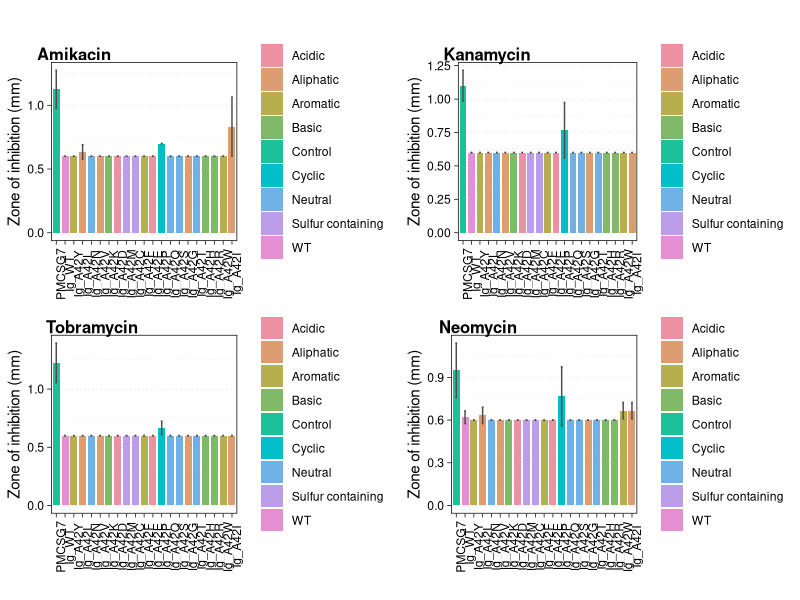
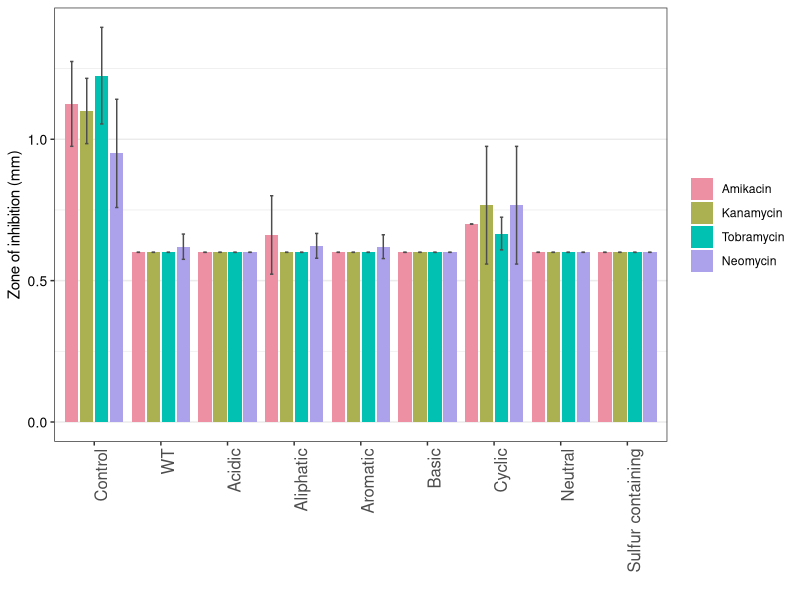
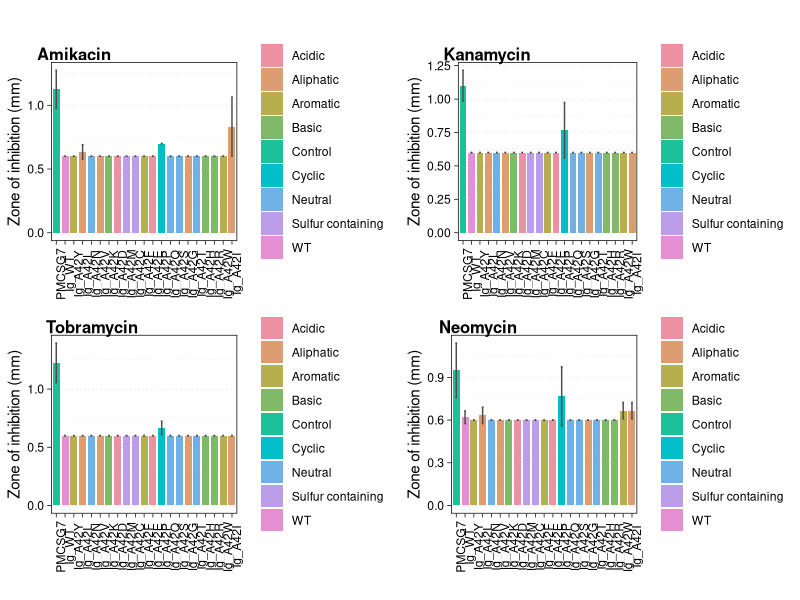
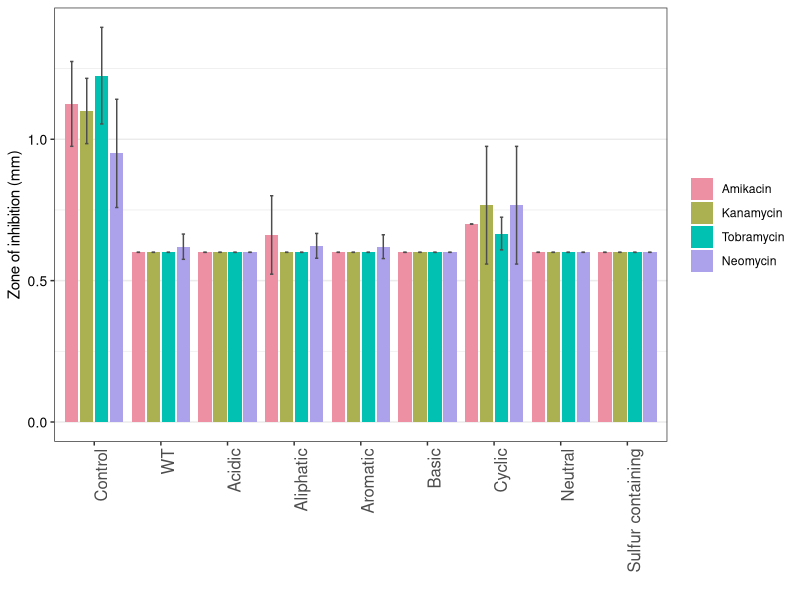

Reproduce these figures in R, in order.
library(reshape2)
library(ggplot2)
library(cowplot)
library(colorspace)

#Read 1.3ug data file
a42<-read.csv("Data/A42_mutants1.3.csv", stringsAsFactors = F)
a42$Mutants<-gsub(" .*","",a42$Mutants)
a42[1, 3:4]<-"Control"
a42[5, 3:4]<-"WT"
#extract the AA and Property info
a42_2<-a42[,2:4]

while(length(ind <- which(a42$Mutated.Amino.Acid == "")) > 0){
    a42$Mutated.Amino.Acid[ind] <- a42$Mutated.Amino.Acid[ind -1]
}
while(length(ind <- which(a42$Properties.of.Amino.Acid == "")) > 0){
    a42$Properties.of.Amino.Acid[ind] <- a42$Properties.of.Amino.Acid[ind -1]
}

#extract the AA and Property info
df<-a42_2[which(a42_2$Mutated.Amino.Acid!=''),]
#rename the column 
colnames(df)[2:3]<-c("AA","Property")



# calculate the mean and sd for each antibiotics
antibio<-colnames(a42)[5:8] 
sum<-list()
for (i in 1:length(antibio)){
    df1<-aggregate(a42[,antibio[i]], list(a42$Mutants), mean, na.rm=T)
    df2<-aggregate(a42[,antibio[i]], list(a42$Mutants), sd, na.rm=T)
    df1$SD<-df2$x
    colnames(df1)[1:2]<-c("Mutants","Mean")
    df1$Antibiotics<-antibio[i]
    sum[[i]]<-df1
}


Summary<-data.frame(do.call(rbind,sum))

Summary<-merge(df, Summary, by="Mutants")
Summary$Mutants<-factor(Summary$Mutants, levels=paste(df$Mutants))

#create colors:
colors<-qualitative_hcl(9, palette="Set2")

#create a plot
for (i in 1:4){
    ab<-antibio[i]
    p<-ggplot(Summary[Summary$Antibiotics==ab,])+
        geom_bar(aes(x=Mutants, y=Mean, fill=Property), position=position_dodge(.9), stat="identity",width=0.8)+
        geom_errorbar(aes(x=Mutants, y=Mean, ymin=Mean-SD, ymax=Mean+SD), position=position_dodge(.9), width=.2, color="gray30")+
        theme_linedraw()+
        ylab("Zone of inhibition (mm)")+
        labs(x="")+  
        theme(axis.text.x = element_text(angle = 90),
              legend.title = element_blank(),
              panel.grid.major.x = element_blank(),
              panel.grid.major.y = element_line(linetype=3),
              panel.grid.minor.y = element_line(linetype=3))+
        scale_fill_manual(values=colors)
        
    pname<-paste0("Plot_",i)
    assign(pname,p)
}
title <- ggdraw() + draw_label("")
plot_grid(title, title,Plot_1,Plot_2,Plot_3,Plot_4, nrow = 3, ncol=2, labels = c('','',antibio),label_size = 12,
         label_y=1.05, rel_heights = c(0.2, 1,1))
ggsave(filename="Output/Mean.byMutatnts.byAntibio.1.3.pdf",width =12, height =8)




# create a plot with mean by property type:
colnames(a42)
aa<-melt(a42, id.vars = "Properties.of.Amino.Acid", measure.vars=c("Amikacin","Kanamycin","Tobramycin","Neomycin" ))

propSum<-aggregate(.~Properties.of.Amino.Acid+variable, aa, mean, na.rm=T)
propSD<-aggregate(.~Properties.of.Amino.Acid+variable, aa, sd, na.rm=T)
propSum$SD<-propSD$value
colnames(propSum)[1:3]<-c("Property", "Antibiotics", "Mean")
propSum$Property<-factor(propSum$Property, levels=c("Control","WT","Acidic","Aliphatic","Aromatic","Basic","Cyclic","Neutral","Sulfur containing"))

col4<-qualitative_hcl(4, palette="Set2")
ggplot(propSum)+
    geom_bar(aes(x=Property, y=Mean, fill=Antibiotics ), position=position_dodge(.9), stat="identity",width=0.8)+
    geom_errorbar(aes(x=Property, y=Mean, ymin=Mean-SD, ymax=Mean+SD,fill=Antibiotics), position=position_dodge(.9), width=.2, color="gray30")+
    theme_bw()+
    ylab("Zone of inhibition (mm)")+
    labs(x="")+  
    theme(axis.text.x = element_text(angle = 90, size=12, hjust=1),
          axis.text.y = element_text(size=10, color=1),
          legend.title = element_blank(),
          panel.grid.major.x = element_blank())+
    scale_fill_manual(values=col4)
ggsave(filename="Output/Mean.byProperty.byAntibiotics1.3.pdf",width =7, height =5)

